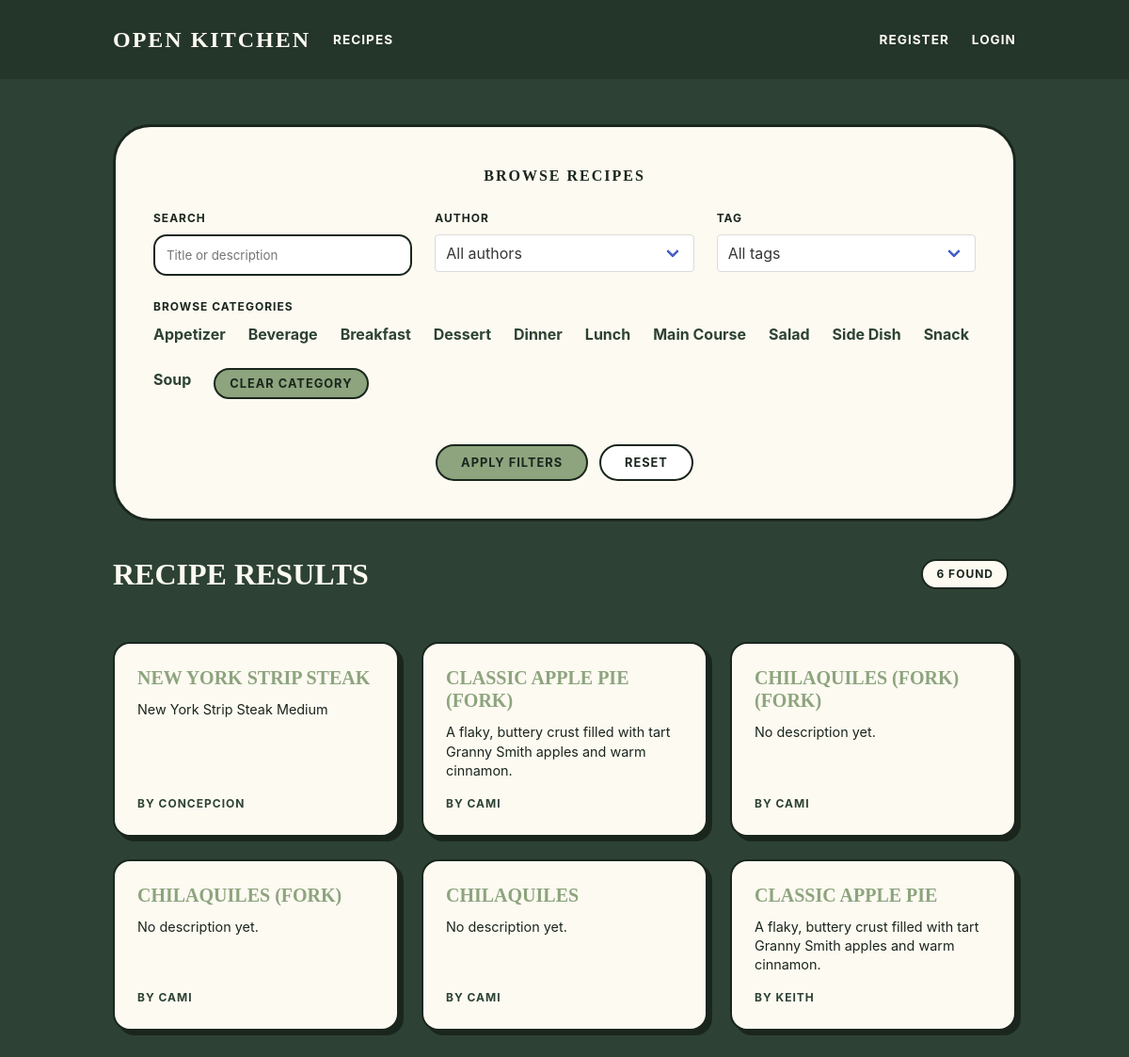
Before: /recipes/ with the older database file.
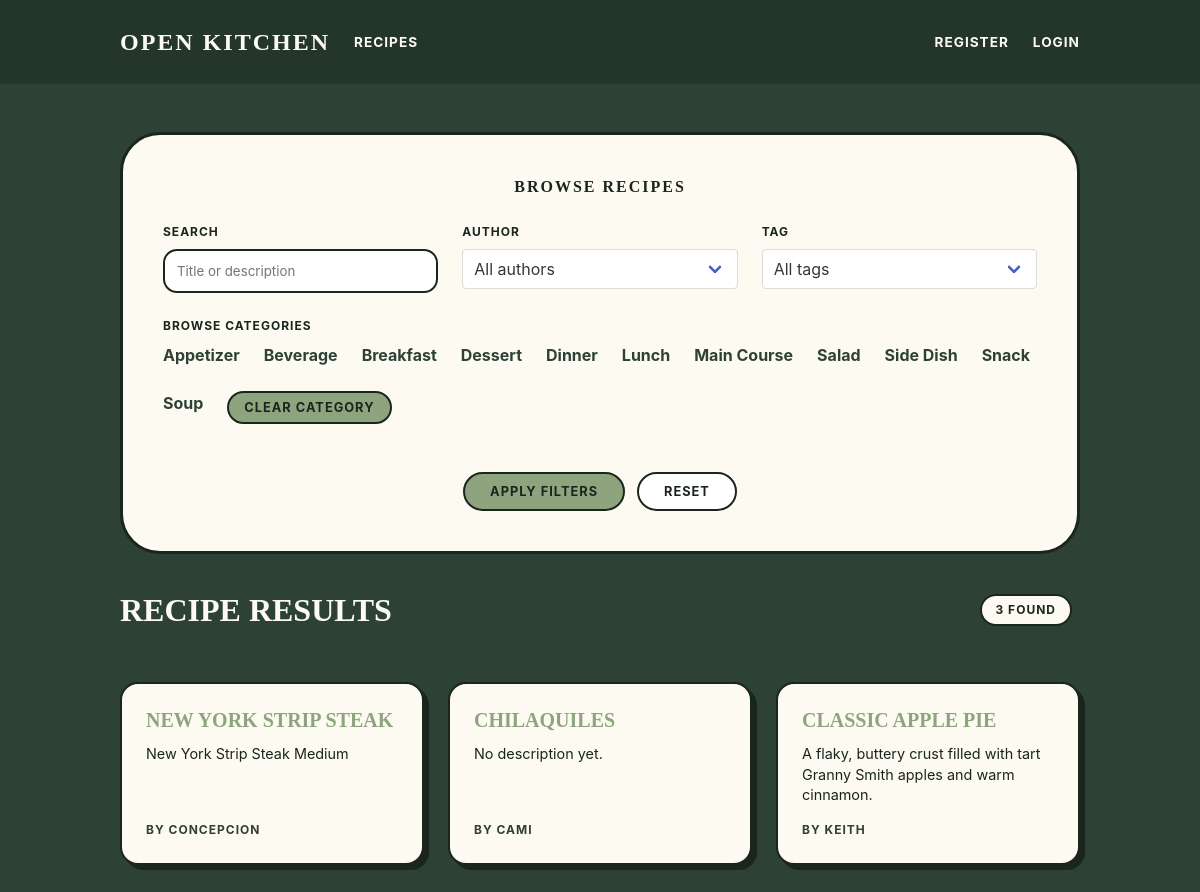
After: the same page with the newer database file.
### tables this page shows
CREATE TABLE categories (
    id INTEGER PRIMARY KEY AUTOINCREMENT,
    name TEXT UNIQUE NOT NULL
);

CREATE TABLE recipes (
    id INTEGER PRIMARY KEY AUTOINCREMENT,
    title TEXT NOT NULL,
    description TEXT,
    template_type TEXT NOT NULL CHECK(template_type IN ('standard', 'quick_tip')),
    author_id INTEGER NOT NULL,
    base_servings INTEGER,
    prep_time_minutes INTEGER,
    cook_time_minutes INTEGER,
    parent_recipe_id INTEGER,
    is_public INTEGER DEFAULT 1,
    created_at DATETIME DEFAULT CURRENT_TIMESTAMP,
    updated_at DATETIME,
    FOREIGN KEY (author_id) REFERENCES users(id),
    FOREIGN KEY (parent_recipe_id) REFERENCES recipes(id)
);

### app/recipes.py (the view)
@bp.route('/')
def index():
    filters = {
        'category': request.args.get('category'),
        'tag': request.args.get('tag'),
        'author': request.args.get('author'),
        'search': request.args.get('search'),
    }
    recipes = Recipe.get_all_public(filters)
    from app.db import get_db
    db = get_db()
    categories = Category.get_all()
    tags = Tag.get_all()
    authors = db.execute(
        'SELECT DISTINCT u.id, u.username '
        'FROM users u '
        'JOIN recipes r ON r.author_id = u.id '
        'WHERE r.is_public = 1 '
        'ORDER BY u.username'
    ).fetchall()
    return render_template(
        'recipes/index.html',
        recipes=recipes,
        categories=categories,
        tags=tags,
        authors=authors,
        filters=filters,
    )

### app/auth.py (called while the page is built)
@bp.before_app_request
def load_logged_in_user():
    user_id = session.get('user_id')
    if user_id is None:
        g.user = None
    else:
        g.user = User.get_by_id(user_id)

### app/db.py (called while the page is built)
def get_db():
    if 'db' not in g:
        g.db = sqlite3.connect(
            current_app.config['DATABASE'],
            detect_types=sqlite3.PARSE_DECLTYPES
        )
        g.db.row_factory = sqlite3.Row
        g.db.execute('PRAGMA foreign_keys = ON')
    return g.db

### app/models/lookup.py (called while the page is built)
    @staticmethod
    def get_all():
        db = get_db()
        return db.execute('SELECT * FROM categories ORDER BY name').fetchall()

    @staticmethod
    def get_all():
        db = get_db()
        return db.execute('SELECT * FROM tags ORDER BY name').fetchall()

### app/templates/recipes/index.html (shortened to what this page needs)
{% extends 'base.html' %}
{% block content %}
<div class="filter-card">
    <h2 style="font-family: 'Georgia', serif; text-transform: uppercase; letter-spacing: 2px; font-weight: bold; margin-bottom: 1.5rem; text-align: center;">Browse Recipes</h2>
    <form method="get">
        <div class="columns is-multiline">
            <div class="column is-4">
                <label class="filter-label" for="search">Search</label>
                <input class="filter-input" type="text" name="search" id="search" value="{{ filters.search or '' }}" placeholder="Title or description">
            </div>
            <div class="column is-4">
                <label class="filter-label" for="author">Author</label>
                <div class="select is-fullwidth">
                    <select class="filter-input" name="author" id="author">
                        <option value="">All authors</option>
                    </select>
                </div>
            </div>
            <div class="column is-4">
                <label class="filter-label" for="tag">Tag</label>
                <div class="select is-fullwidth">
                    <select class="filter-input" name="tag" id="tag">
                        <option value="">All tags</option>
                    </select>
                </div>
            </div>
            <div class="column is-12">
                <label class="filter-label">Browse Categories</label>
                <div class="category-list" style="justify-content: flex-start; margin-top: 0.5rem;">
                    {% for cat in categories %}
                    <a href="{{ url_for('recipes.index', category=cat.id, search=filters.search, tag=filters.tag, author=filters.author) }}" class="category-link" >{{ cat.name }}</a>
                    {% endfor %}
                    <a href="{{ url_for('recipes.index', search=filters.search, tag=filters.tag, author=filters.author) }}" class="btn-pill is-compact">Clear Category</a>
                </div>
            </div>
            <div class="column is-12">
                <div style="display: flex; gap: 12px; justify-content: center; flex-wrap: wrap;">
                    <button type="submit" class="btn-pill">Apply Filters</button>
                    <a href="{{ url_for('recipes.index') }}" class="btn-pill is-white" style="text-decoration: none;">Reset</a>
                </div>
            </div>
        </div>
    </form>
</div>
<div class="recent-section">
    <div class="level is-mobile mb-6">
        <div class="level-left">
            <h2 style="font-family: 'Georgia', serif; text-transform: uppercase; font-size: 2rem; font-weight: bold;">Recipe Results</h2>
        </div>
        <div class="level-right">
            <span class="result-pill">{{ recipes|length }} found</span>
        </div>
    </div>
    <div class="columns is-multiline">
        {% for recipe in recipes %}
        <div class="column is-4 recipe-entry">
            <div class="recipe-result-card">
                <a class="recipe-result-title" href="{{ url_for('recipes.view', id=recipe.id) }}">
                    {{ recipe.title }}
                </a>
                <p class="recipe-description">{{ recipe.description[:120] if recipe.description else 'No description yet.' }}{% if recipe.description and recipe.description|length > 120 %}...{% endif %}</p>
                <span class="author-tag">By {{ recipe.author_name }}</span>
            </div>
        </div>
        {% else %}
        <div class="column is-12">
            <div class="filter-card" style="padding: 2rem; text-align: center;">
                <p style="font-weight: bold; text-transform: uppercase; letter-spacing: 1px;">No recipes match those filters.</p>
            </div>
        </div>
        {% endfor %}
    </div>
</div>
{% endblock %}

### app/templates/base.html (shortened to what this page needs)
<!DOCTYPE html>
<html lang="en">
<head>
    <link rel="stylesheet" href="https://cdn.jsdelivr.net/npm/bulma@0.9.4/css/bulma.min.css">
    <link rel="stylesheet" href="https://cdnjs.cloudflare.com/ajax/libs/font-awesome/6.4.0/css/all.min.css">
    <link rel="stylesheet" href="{{ url_for('static', filename='css/custom.css') }}">
</head>
<body>
    <nav class="navbar" role="navigation" aria-label="main navigation">
        <div class="container">
            <div class="navbar-brand">
                <a class="navbar-item brand-text" href="{{ url_for('index') }}">
                    Open Kitchen
                </a>
            </div>
            <div class="navbar-menu">
                <div class="navbar-start">
                    <a class="navbar-item" href="{{ url_for('recipes.index') }}">Recipes</a>
                </div>
                <div class="navbar-end">
                    {% if g.user %}
                    <div class="navbar-item">
                        <div class="user-menu">
                            <div class ="avatar" title="{{ g.user['username'] }}">
                                {{ g.user['username'][0].upper() }}
                            </div>
                            <ul class="user-dropdown">
                                <li><a href="{{ url_for('dashboard.index') }}">🍳 My Kitchen</a></li>
                                <li><a href="{{ url_for('auth.account_settings') }}">⚙️ Account Settings</a></li>
                                <li class="divider"></li>
                                <li><a href="{{ url_for('auth.logout') }}"> Log Out</a></li>
                            </ul>
                        </div>
                    </div>
                    {% else %}
                    <a class="navbar-item" href="{{ url_for('auth.register') }}">Register</a>
                    <a class="navbar-item" href="{{ url_for('auth.login') }}">Login</a>
                    {% endif %}
                </div>
            </div>
        </div>
    </nav>
    <section class="section">
        <div class="container is-max-desktop">
            {% block content %}{% endblock %}
        </div>
    </section>
</body>
</html>

### app/static/css/custom.css (style rules this page uses)
:root { --forest-green: #2d4234; --pill-green: #8da47e; --cream: #fdfaf1; --border-dark: #1a261d; }
body { background-color: var(--forest-green); color: var(--border-dark); min-height: 100vh; }
a { color: inherit; text-decoration: none; transition: color 0.2s ease-in-out; }
.recipe-entry a { color: var(--pill-green) !important; font-size: 1.25rem; font-weight: bold; }
.navbar { background-color: rgba(0, 0, 0, 0.2) !important; padding: 1rem 0; }
.navbar-item, .navbar-link { color: var(--cream) !important; text-transform: uppercase; font-weight: bold; letter-spacing: 1px; font-size: 0.85rem; }
.brand-text { font-family: "Georgia", serif; font-weight: bold; font-size: 1.5rem !important; letter-spacing: 2px; text-transform: uppercase; }
.btn-pill { background-color: var(--pill-green); color: var(--border-dark); border: 2px solid var(--border-dark); border-radius: 50px; padding: 8px 25px; font-weight: bold; text-transform: uppercase; font-size: 0.8rem; letter-spacing: 1px; display: inline-block; transition: all 0.2s; cursor: pointer; }
.btn-pill.is-white { background-color: white; }
.btn-pill.is-compact { padding: 5px 15px; font-size: 0.8rem; }

### app/templates/base.html (style rules this page uses)
:root { --forest-green: #2d4234; --pill-green: #8da47e; --cream: #fdfaf1; --border-dark: #1a261d; }
body { background-color: var(--forest-green); color: var(--border-dark); min-height: 100vh; }
a { color: inherit; text-decoration: none; transition: color 0.2s ease-in-out; }
.recipe-entry a { color: var(--pill-green) !important; font-size: 1.25rem; font-weight: bold; }
.navbar { background-color: rgba(0,0,0,0.2) !important; padding: 1rem 0; }
.navbar-item, .navbar-link { color: var(--cream) !important; text-transform: uppercase; font-weight: bold; letter-spacing: 1px; font-size: 0.85rem; }
.brand-text { font-family: 'Georgia', serif; font-weight: bold; font-size: 1.5rem !important; letter-spacing: 2px; text-transform: uppercase; }
.btn-pill { background-color: var(--pill-green); color: var(--border-dark); border: 2px solid var(--border-dark); border-radius: 50px; padding: 8px 25px; font-weight: bold; text-transform: uppercase; font-size: 0.8rem; letter-spacing: 1px; display: inline-block; transition: all 0.2s; cursor: pointer; }

### app/templates/recipes/index.html (style rules this page uses)
.category-list { display: flex; flex-wrap: wrap; justify-content: center; gap: 1.5rem; margin: 1.5rem 0; }
.category-link { color: var(--forest-green); font-weight: bold; text-decoration: none; transition: opacity 0.2s; }
.recent-section { color: var(--cream); margin-top: 2rem; }
.recipe-result-card { background-color: var(--cream); border: 2px solid var(--border-dark); border-radius: 18px; box-shadow: 5px 5px 0 var(--border-dark); color: var(--border-dark); display: flex; flex-direction: column; min-height: 100%; padding: 1.5rem; transition: transform 0.2s, box-shadow 0.2s; }
.recipe-result-title { color: var(--border-dark) !important; font-family: 'Georgia', serif; font-size: 1.25rem; font-weight: bold; line-height: 1.2; text-decoration: none; text-transform: uppercase; }
.author-tag { color: var(--forest-green); text-transform: uppercase; font-size: 0.75rem; letter-spacing: 1px; display: block; font-weight: bold; margin-top: auto; }
.recipe-description { font-size: 0.9rem; line-height: 1.4; margin: 0.75rem 0 1rem; }
.filter-card { background-color: var(--cream); border: 3px solid var(--border-dark); border-radius: 40px; padding: 2.5rem; margin-bottom: 2rem; }
.filter-label { display: block; text-transform: uppercase; font-size: 0.75rem; letter-spacing: 1px; font-weight: bold; margin-bottom: 0.5rem; }
.filter-input { width: 100%; border: 2px solid var(--border-dark); border-radius: 14px; padding: 12px; background-color: white; font-family: inherit; }
.result-pill { display: inline-block; background-color: var(--cream); border: 2px solid var(--border-dark); border-radius: 20px; padding: 5px 14px; color: var(--border-dark); font-size: 0.75rem; text-transform: uppercase; letter-spacing: 1px; font-weight: bold; margin-right: 0.5rem; }

Changed rows visible on the page:
removed recipes: title "CLASSIC APPLE PIE (FORK)", description "A flaky, buttery crust filled with tart Granny Smith apples and warm cinnamon.", author_name "CAMI"
removed recipes: title "CHILAQUILES (FORK) (FORK)", description "No description yet.", author_name "CAMI"
removed recipes: title "CHILAQUILES (FORK)", description "No description yet.", author_name "CAMI"
Other visible differences:
{{ recipes|length }}: "6" → "3"
